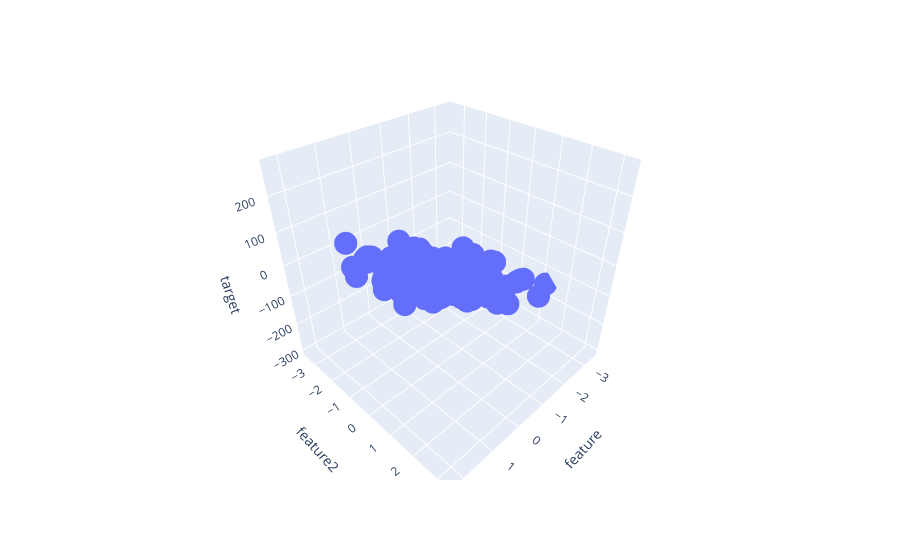

The notebook cell saved with this chart:
### Code cell
px.scatter_3d(data,x='feature',y='feature2',z='target')

### Figure 1 — Plotly figure (JSON) as saved in the notebook; plotly's stock layout.template omitted (floating-point values rounded to 4 significant figures; data arrays with more than 128 entries replaced by an {"elided": "..."} marker saying what was removed)
{"data": [{"hovertemplate": "feature=%{x}<br>feature2=%{y}<br>target=%{z}<extra></extra>", "legendgroup": "", "marker": {"color": "#636efa", "symbol": "circle"}, "mode": "markers", "name": "", "scene": "scene", "showlegend": false, "type": "scatter3d", "x": {"elided": "200 float values"}, "y": {"elided": "200 float values"}, "z": {"elided": "200 float values"}}], "layout": {"legend": {"tracegroupgap": 0}, "margin": {"t": 60}, "scene": {"domain": {"x": [0, 1], "y": [0, 1]}, "xaxis": {"title": {"text": "feature"}}, "yaxis": {"title": {"text": "feature2"}}, "zaxis": {"title": {"text": "target"}}}}}
